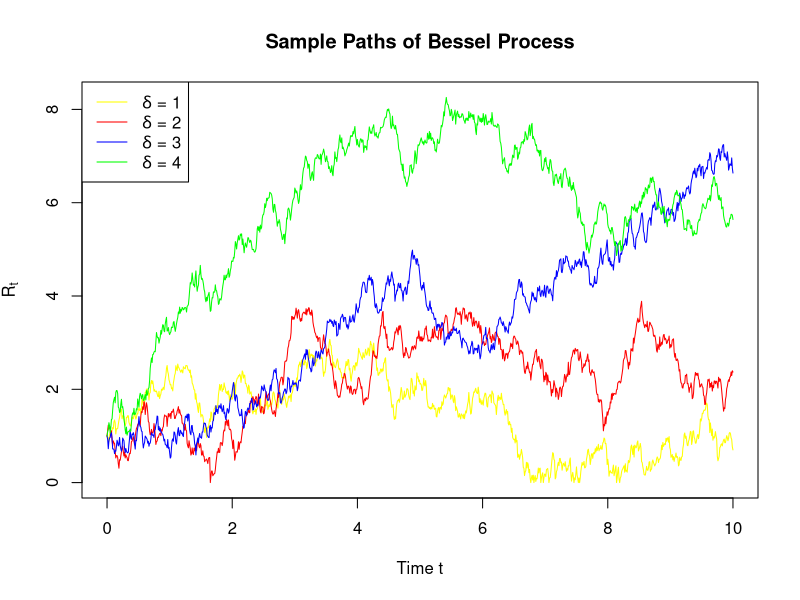
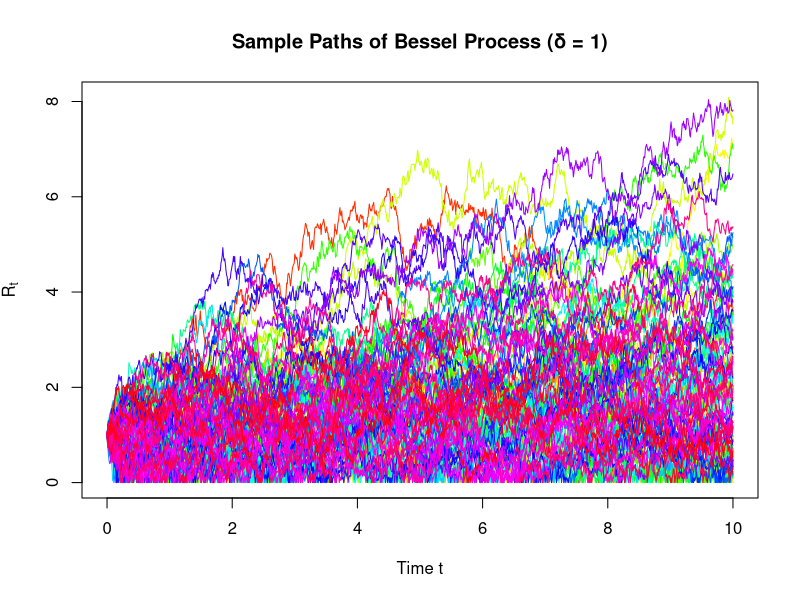
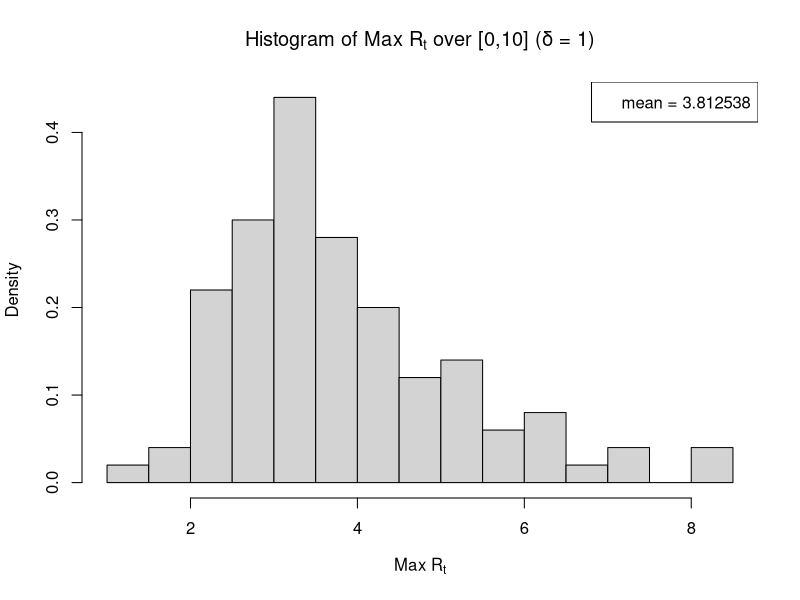
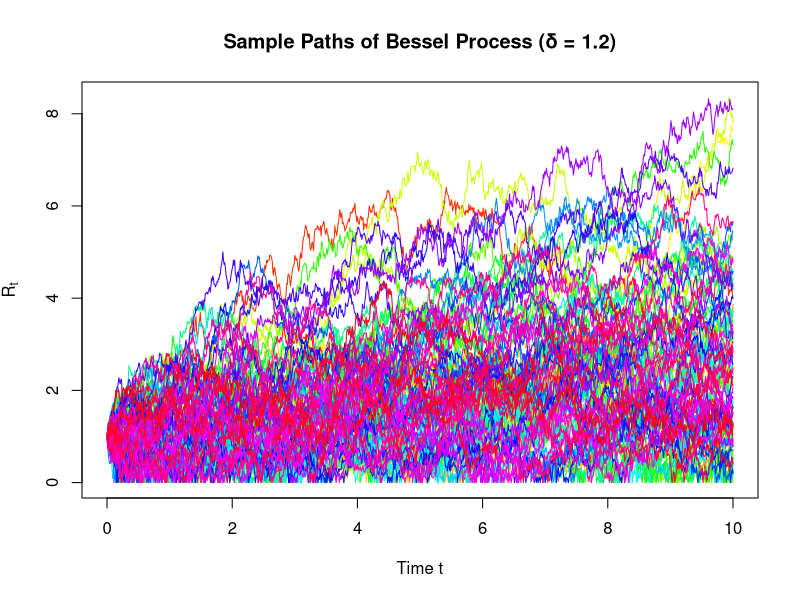
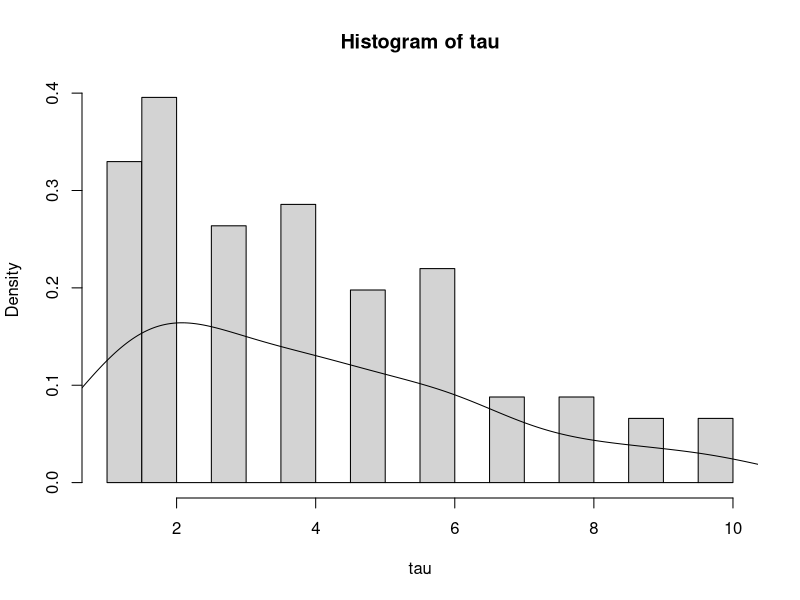

Generate these figures, in order, with R:
## ---- chunk 1
set.seed(1)
T = 10
N = 1000
dt = T/N
Rt_sim <- function(delta, N, dt){
  Y <- numeric(N+1)
  Y[1] <- 1
  for (i in 1:N){
    dW <- sqrt(dt)*rnorm(1)
    Y[i+1] <- max(Y[i] + delta*dt+ 2*sqrt(Y[i])*dW, 0)
  } 
  return(sqrt(Y))
}
t <- seq(0, T, by = dt)
delta <- c(1,2,3,4)
Rt1 <- Rt_sim(delta[1], N=1000, dt=10/1000)
Rt2 <- Rt_sim(delta[2], N=1000, dt=10/1000)
Rt3 <- Rt_sim(delta[3], N=1000, dt=10/1000)
Rt4 <- Rt_sim(delta[4], N=1000, dt=10/1000)
ymin <- min(c(Rt1, Rt2, Rt3, Rt4))
ymax <- max(c(Rt1, Rt2, Rt3, Rt4))
plot(t, Rt1, "l", col = "yellow", ylim = c(ymin, ymax), main = "Sample Paths of Bessel Process", xlab = "Time t", ylab = expression(R[t]))
lines(t, Rt2, "l", col="red")
lines(t, Rt3, "l", col="blue")
lines(t, Rt4, "l", col="green")
legend("topleft",
       legend = c(expression(delta *' = 1'), expression(delta *' = 2'), expression(delta *' = 3'), expression(delta *' = 4')),
       col = c("yellow", "red", "blue", "green"),
       lty = 1)  
## ---- chunk 2
set.seed(1)

M <- 100  # Number of sample paths
t <- seq(0, T, by = dt)

# choose delta = 1, generate more paths
Rt_matrix <- sapply(1:M, function(m) Rt_sim(delta[1], N, dt)) # row: dt, col: Rt

matplot(t, Rt_matrix, type = "l", lty = 1, col = rainbow(M),
        main = "Sample Paths of Bessel Process (δ = 1)",
        xlab = "Time t", ylab = expression(R[t]))

max_Rt <- apply(Rt_matrix, 2, max) # calculate maximum for each column of Rt_matrix

hist(max_Rt, breaks = 20, prob = T, 
     main = expression("Histogram of Max " * R[t] * " over [0,10] (δ = 1)"), 
     xlab = expression("Max " * R[t]))

mean(max_Rt)
legend("topright",
       legend = "mean = 3.812538")
## ---- chunk 3
set.seed(1)

delta = 1.2
K = 2
T = 10
M <- 100  # Number of sample paths
t <- seq(0, T, by = dt)

Rt_matrix <- sapply(1:M, function(m) Rt_sim(delta, N, dt)) # row: dt, col: mth path of Rt

matplot(t, Rt_matrix, type = "l", lty = 1, col = rainbow(M),
        main = "Sample Paths of Bessel Process (δ = 1.2)",
        xlab = "Time t", ylab = expression(R[t]))




tk_index <- (1:10)/(10/1000) +1
Rtk <- Rt_matrix[tk_index, ]  # rows: t_k, cols: paths

tk_payoff <- pmax(Rtk - K, 0)  # (Rt - K)+

exercise_time <- apply(tk_payoff, 2, function(payoffs) {
  idx <- which(payoffs > 0)[1]  # first positive payoff
  if (is.na(idx)) return(NA)   # never exercised
  return(idx)  # tk index (1 to 10)
})

# Convert index to actual time τ
tau <- ifelse(is.na(exercise_time), NA, exercise_time)  # τ in 1:10

hist(tau, prob = T, breaks = 20)
lines(density(tau[!is.na(tau)]))
## ---- chunk 4
# Bermuda option with optimal exercise
bermuda_payoffs <- numeric(M)
for (m in 1:M) {
  payoffs <- tk_payoff[,m]
  
  # At maturity, optimal decision is to exercise if in-the-money
  continuation_values <- numeric(10)
  continuation_values[10] <- payoffs[10]
  
  for (t in 9:1) {
    # Estimate continuation value at time t
    in_money_paths <- payoffs[t] > 0
    if (sum(in_money_paths) > 0) {
      # For paths that are in-the-money at time t, compare immediate exercise vs. continuation
      immediate_exercise <- payoffs[t]
      # Simple estimate of continuation value: average of future payoffs
      future_payoff <- continuation_values[t+1]
      continuation_values[t] <- max(immediate_exercise, future_payoff)
    } else {
      continuation_values[t] <- continuation_values[t+1]
    }
  }
  
  # Record the payoff from optimal exercise policy
  bermuda_payoffs[m] <- continuation_values[1]
}

bermuda_price <- mean(bermuda_payoffs)
bermuda_price
## ---- chunk 5
#European option payoff: just (R_{10} - K)+ at final time t=10 for each path
# Because your Rt_matrix is (N+1) rows from t=0..10, 
# So, we use the final row is Rt_matrix[nrow(Rt_matrix), ]:
tk_payoff_10 <- tk_payoff[10,]
mean(tk_payoff_10)
## ---- chunk 6
#
#Bermuda price:
cat("Bermuda call price =", bermuda_price, "\n")

#European price:
european_price <- mean(tk_payoff_10)
cat("European call price =", european_price, "\n")

#Difference（How much more expensive Bermuda Price than an European price)
premium <- bermuda_price - european_price
cat("Extra cost of Bermuda over European =", premium, "\n")
## ---- chunk 7
